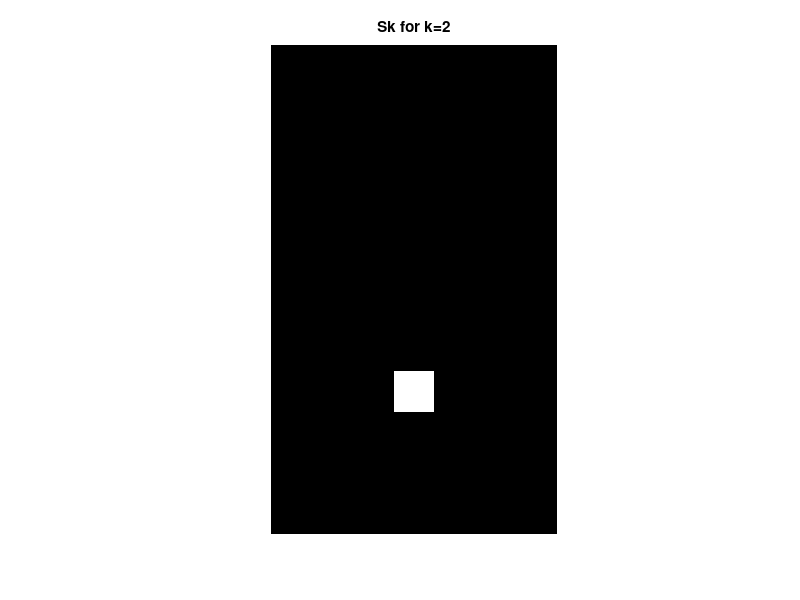
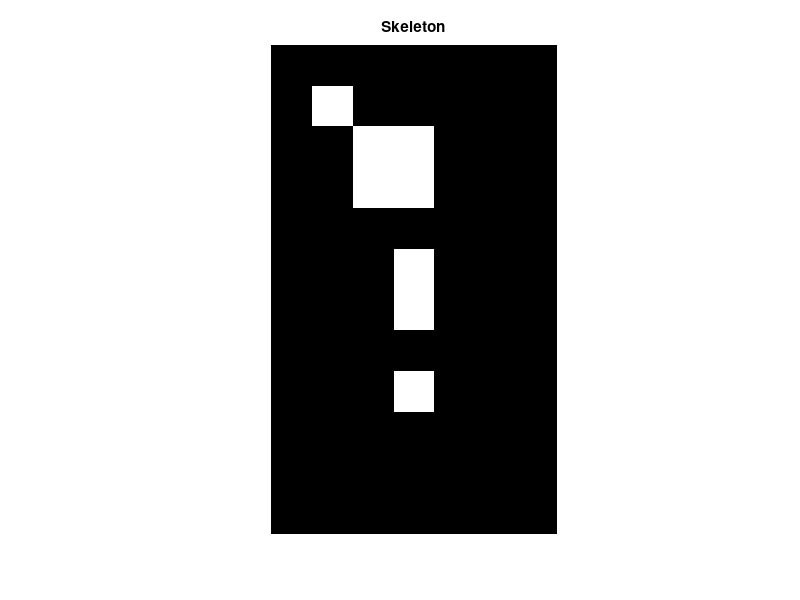

Write MATLAB code to recreate these figures, in order.
%Calculate the Morphological skelton of an BW-image
% See GW fig. 9.24 p. 653
%HKa Jan. 2015


%Region as in GW p. 653.
A=ones(12,7);
A(1,:)=0;A(12,:)=0;A(:,1)=0;A(:,7)=0; %Create black border
A(2,3:6)=0;
A(3,2)=0; A(3,5:6)=0;
A(4,2)=0; A(4,5:6)=0;
A(5,2)=0; A(5,6)=0;
A(6,2)=0; A(6,6)=0;
figure(1), imshow(A);title('Original')


%Let's find the skelton
B=strel('square',3);

SA=zeros(size(A));
A_erode_kB=A;
a=1;
k=0;
while (a) 
    Sk= A_erode_kB & (1-imopen(A_erode_kB,B));
    
    imshow(A_erode_kB);str=strcat('A-kB for k=',num2str(k));title(str); 
    pause;
    
    imshow(Sk);str=strcat('Sk for k=',num2str(k));title(str);
    pause;
        
    SA=SA|Sk;
    
    k=k+1;
    A_erode_kB=imerode(A_erode_kB,B);
    a=max(max(A_erode_kB));

end

figure(2), imshow(SA), title('Skeleton');